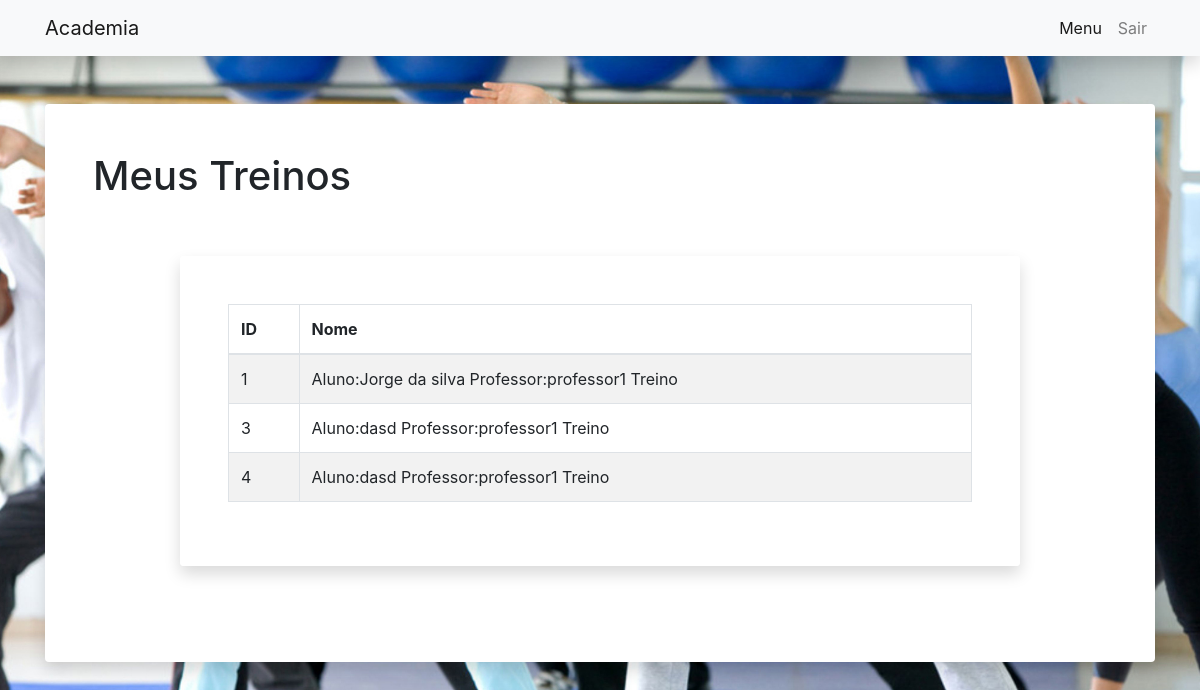
Page /professor/lista_treinos/ (signed in) on the committed database.
### professor/models.py (models this page shows, shortened)
class Treino(models.Model):
    nome = models.CharField(max_length=100)
    peito = models.CharField(max_length=100)
    ombro = models.CharField(max_length=100)
    biceps = models.CharField(max_length=100)
    costas = models.CharField(max_length=100)
    triceps = models.CharField(max_length=100)
    professor = models.ManyToManyField(Academia_Users,default=None)

### professor/views.py (the view)
# urls.py: path('lista_treinos/',views.lista_treinos,name='professor-lista_treinos')
def lista_treinos(request):
    user_id = request.session['user_logged_id']
    user = Academia_Users.objects.filter(id=user_id).first()
    treinos = Treino.objects.filter(professor=user)
    context = {
        "treinos": treinos,
    }
    return render(request,"professor/lista_treinos.html",context)

### professor/templates/professor/lista_treinos.html (shortened to what this page needs)
{% extends "professor/usuario_logado.html" %}
{% load static %}
{% block styles %}
<link rel="stylesheet" href="{% static '/secretario/styles/aula_perfil.css' %}">
{% endblock styles %}
{% block content %}
<div class="container">
    <div class="card border-0 shadow my-5">
        <div class="card-body p-5">
            <div>
                <p class="h1">Meus Treinos</p>
                <div class="row py-5">
                    <div class="col-lg-10 mx-auto">
                        <div class="card rounded shadow border-0">
                            <div class="card-body p-5 bg-white rounded">
                                <div class="table-responsive">
                                    <table id="alunos" style="width:100%" class="table table-striped table-bordered">
                                        <thead>
                                            <tr>
                                                <th>ID</th>
                                                <th>Nome</th>
                                            </tr>
                                        </thead>
                                        <tbody>
                                            {% for treino in treinos %}
                                            <tr>
                                                <td>{{treino.id}}</td>
                                                <td>{{treino.nome}}</td>
                                            </tr>
                                            {% endfor %}
                                        </tbody>
                                    </table>
                                </div>
                            </div>
                        </div>
                    </div>
                </div>
            </div>
        </div>
    </div>
</div>
{% endblock content %}

### assets/secretario/styles/aula_perfil.css (style rules this page uses)
body { background: url('../images/alunos.jpg') no-repeat center center fixed; -webkit-background-size: cover; -moz-background-size: cover; background-size: cover; -o-background-size: cover; }

### rows in the picture
Treino: id "1", nome "Aluno:Jorge da silva Professor:professor1 Treino"
Treino: id "3", nome "Aluno:dasd Professor:professor1 Treino"
Treino: id "4", nome "Aluno:dasd Professor:professor1 Treino"
